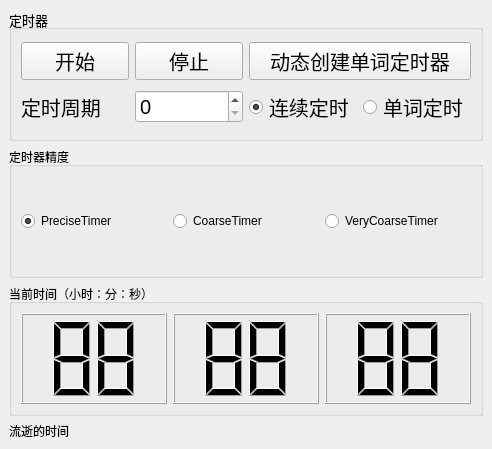
<?xml version="1.0" encoding="UTF-8"?>
<ui version="4.0">
 <class>MainWindow</class>
 <widget class="QMainWindow" name="MainWindow">
  <property name="geometry">
   <rect>
    <x>0</x>
    <y>0</y>
    <width>492</width>
    <height>449</height>
   </rect>
  </property>
  <property name="windowTitle">
   <string>MainWindow</string>
  </property>
  <widget class="QWidget" name="centralwidget">
   <layout class="QVBoxLayout" name="verticalLayout" stretch="1,1,1,0">
    <item>
     <widget class="QGroupBox" name="groupBox">
      <property name="font">
       <font>
        <pointsize>10</pointsize>
       </font>
      </property>
      <property name="title">
       <string>定时器</string>
      </property>
      <layout class="QGridLayout" name="gridLayout">
       <item row="0" column="0">
        <widget class="QPushButton" name="start">
         <property name="font">
          <font>
           <pointsize>15</pointsize>
          </font>
         </property>
         <property name="text">
          <string>开始</string>
         </property>
        </widget>
       </item>
       <item row="0" column="1">
        <widget class="QPushButton" name="stop">
         <property name="font">
          <font>
           <pointsize>15</pointsize>
          </font>
         </property>
         <property name="text">
          <string>停止</string>
         </property>
        </widget>
       </item>
       <item row="0" column="2" colspan="2">
        <widget class="QPushButton" name="oneshot">
         <property name="font">
          <font>
           <pointsize>15</pointsize>
          </font>
         </property>
         <property name="text">
          <string>动态创建单词定时器</string>
         </property>
        </widget>
       </item>
       <item row="1" column="0">
        <widget class="QLabel" name="label_2">
         <property name="font">
          <font>
           <pointsize>15</pointsize>
          </font>
         </property>
         <property name="text">
          <string>定时周期</string>
         </property>
        </widget>
       </item>
       <item row="1" column="1">
        <widget class="QSpinBox" name="spinBox">
         <property name="font">
          <font>
           <pointsize>15</pointsize>
          </font>
         </property>
         <property name="maximum">
          <number>99999</number>
         </property>
        </widget>
       </item>
       <item row="1" column="2">
        <widget class="QRadioButton" name="radiocontinue">
         <property name="font">
          <font>
           <pointsize>15</pointsize>
          </font>
         </property>
         <property name="text">
          <string>连续定时</string>
         </property>
         <property name="checked">
          <bool>true</bool>
         </property>
        </widget>
       </item>
       <item row="1" column="3">
        <widget class="QRadioButton" name="radiooneshot">
         <property name="font">
          <font>
           <pointsize>15</pointsize>
          </font>
         </property>
         <property name="text">
          <string>单词定时</string>
         </property>
         <property name="checked">
          <bool>false</bool>
         </property>
        </widget>
       </item>
      </layout>
     </widget>
    </item>
    <item>
     <widget class="QGroupBox" name="groupBox_2">
      <property name="title">
       <string>定时器精度</string>
      </property>
      <layout class="QHBoxLayout" name="horizontalLayout">
       <item>
        <widget class="QRadioButton" name="precise">
         <property name="text">
          <string>PreciseTimer</string>
         </property>
         <property name="checked">
          <bool>true</bool>
         </property>
        </widget>
       </item>
       <item>
        <widget class="QRadioButton" name="coarse">
         <property name="text">
          <string>CoarseTimer</string>
         </property>
         <property name="checked">
          <bool>false</bool>
         </property>
        </widget>
       </item>
       <item>
        <widget class="QRadioButton" name="coarsetimer">
         <property name="text">
          <string>VeryCoarseTimer</string>
         </property>
        </widget>
       </item>
      </layout>
     </widget>
    </item>
    <item>
     <widget class="QGroupBox" name="groupBox_3">
      <property name="title">
       <string>当前时间（小时：分：秒）</string>
      </property>
      <layout class="QHBoxLayout" name="horizontalLayout_2">
       <item>
        <widget class="QLCDNumber" name="lcdhour">
         <property name="digitCount">
          <number>2</number>
         </property>
         <property name="intValue" stdset="0">
          <number>88</number>
         </property>
        </widget>
       </item>
       <item>
        <widget class="QLCDNumber" name="lcdmin">
         <property name="digitCount">
          <number>2</number>
         </property>
         <property name="intValue" stdset="0">
          <number>88</number>
         </property>
        </widget>
       </item>
       <item>
        <widget class="QLCDNumber" name="lcdsec">
         <property name="digitCount">
          <number>2</number>
         </property>
         <property name="intValue" stdset="0">
          <number>88</number>
         </property>
        </widget>
       </item>
      </layout>
     </widget>
    </item>
    <item>
     <widget class="QLabel" name="labeltime">
      <property name="text">
       <string>流逝的时间</string>
      </property>
     </widget>
    </item>
   </layout>
  </widget>
 </widget>
 <resources/>
 <connections/>
</ui>
